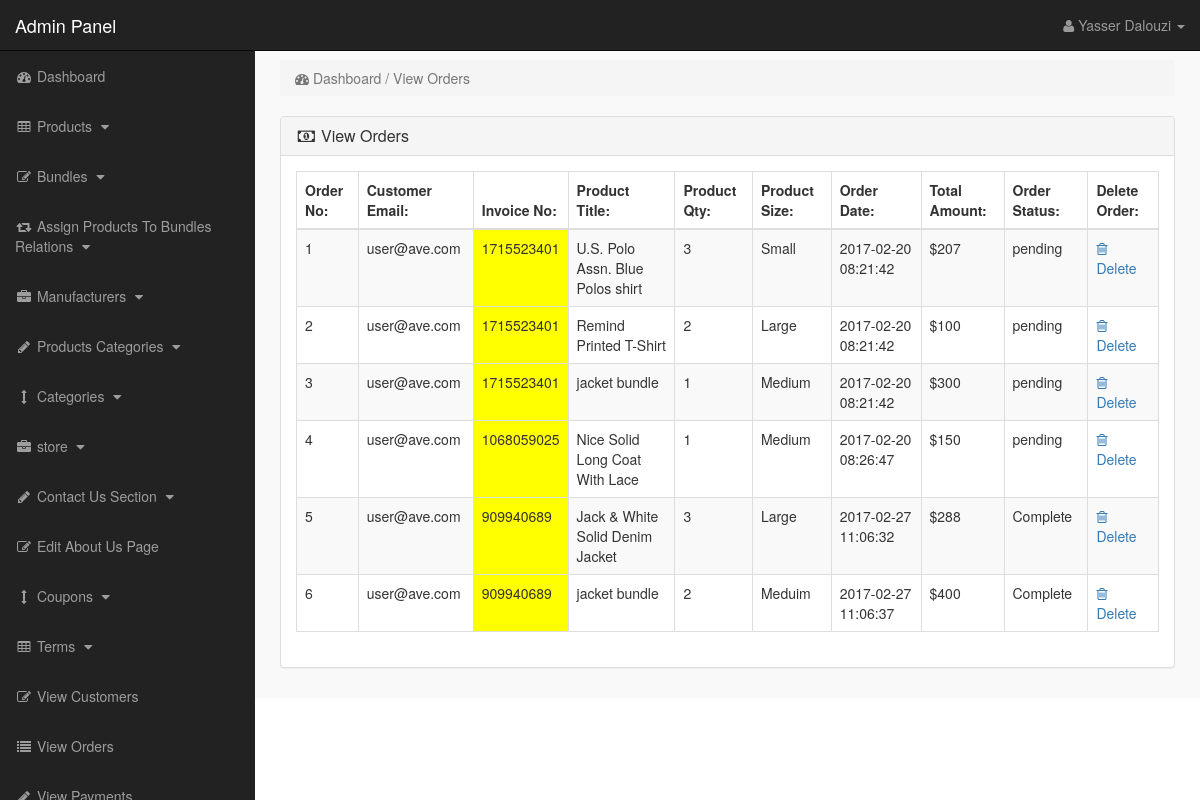
Screenshot of /admin_area/index.php?view_orders (signed in) with the database file from the repository.
### tables this page shows
CREATE TABLE `pending_orders` (
  `order_id` int(10) NOT NULL,
  `customer_id` int(10) NOT NULL,
  `invoice_no` int(10) NOT NULL,
  `product_id` text NOT NULL,
  `qty` int(10) NOT NULL,
  `size` text NOT NULL,
  `order_status` text NOT NULL
);

CREATE TABLE `customers` (
  `customer_id` int(10) NOT NULL,
  `customer_name` varchar(255) NOT NULL,
  `customer_email` varchar(255) NOT NULL,
  `customer_pass` varchar(255) NOT NULL,
  `customer_country` text NOT NULL,
  `customer_city` text NOT NULL,
  `customer_contact` varchar(255) NOT NULL,
  `customer_address` text NOT NULL,
  `customer_image` text NOT NULL,
  `customer_ip` varchar(255) NOT NULL,
  `customer_confirm_code` text NOT NULL
);

CREATE TABLE `products` (
  `product_id` int(10) NOT NULL,
  `p_cat_id` int(10) NOT NULL,
  `cat_id` int(10) NOT NULL,
  `manufacturer_id` int(10) NOT NULL,
  `date` timestamp NOT NULL DEFAULT CURRENT_TIMESTAMP ON UPDATE CURRENT_TIMESTAMP,
  `product_title` text NOT NULL,
  `product_url` text NOT NULL,
  `product_img1` text NOT NULL,
  `product_img2` text NOT NULL,
  `product_img3` text NOT NULL,
  `product_price` int(10) NOT NULL,
  `product_psp_price` int(100) NOT NULL,
  `product_desc` text NOT NULL,
  `product_features` text NOT NULL,
  `product_video` text NOT NULL,
  `product_keywords` text NOT NULL,
  `product_label` text NOT NULL,
  `status` varchar(255) NOT NULL
);

CREATE TABLE `customer_orders` (
  `order_id` int(10) NOT NULL,
  `customer_id` int(10) NOT NULL,
  `due_amount` int(100) NOT NULL,
  `invoice_no` int(100) NOT NULL,
  `qty` int(10) NOT NULL,
  `size` text NOT NULL,
  `order_date` timestamp NOT NULL DEFAULT CURRENT_TIMESTAMP ON UPDATE CURRENT_TIMESTAMP,
  `order_status` text NOT NULL
);

### admin_area/view_orders.php (the view)
<?php
if(!isset($_SESSION['admin_email'])){
echo "<script>window.open('login.php','_self')</script>";
}
else {
?>
<div class="row">
<div class="col-lg-12">
<ol class="breadcrumb">
<li class="active">
<i class="fa fa-dashboard"></i> Dashboard / View Orders
</li>
</ol>
</div>
</div>
<div class="row">
<div class="col-lg-12">
<div class="panel panel-default">
<div class="panel-heading">
<h3 class="panel-title">
<i class="fa fa-money fa-fw"></i> View Orders
</h3>
</div>
<div class="panel-body">
<div class="table-responsive">
<table class="table table-bordered table-hover table-striped">
<thead>
<tr>
<th>Order No:</th>
<th>Customer Email:</th>
<th>Invoice No:</th>
<th>Product Title:</th>
<th>Product Qty:</th>
<th>Product Size:</th>
<th>Order Date:</th>
<th>Total Amount:</th>
<th>Order Status:</th>
<th>Delete Order:</th>
</tr>
</thead>
<tbody>
<?php
$i = 0;
$get_orders = "select * from pending_orders";
$run_orders = mysqli_query($con,$get_orders);
while ($row_orders = mysqli_fetch_array($run_orders)) {
$order_id = $row_orders['order_id'];
$c_id = $row_orders['customer_id'];
$invoice_no = $row_orders['invoice_no'];
$product_id = $row_orders['product_id'];
$qty = $row_orders['qty'];
$size = $row_orders['size'];
$order_status = $row_orders['order_status'];
$get_products = "select * from products where product_id='$product_id'";
$run_products = mysqli_query($con,$get_products);
$row_products = mysqli_fetch_array($run_products);
$product_title = $row_products['product_title'];
$i++;
?>
<tr>
<td><?php echo $i; ?></td>
<td>
<?php
$get_customer = "select * from customers where customer_id='$c_id'";
$run_customer = mysqli_query($con,$get_customer);
$row_customer = mysqli_fetch_array($run_customer);
$customer_email = $row_customer['customer_email'];
echo $customer_email;
 ?>
 </td>
<td bgcolor="yellow" ><?php echo $invoice_no; ?></td>
<td><?php echo $product_title; ?></td>
<td><?php echo $qty; ?></td>
<td><?php echo $size; ?></td>
<td>
<?php
$get_customer_order = "select * from customer_orders where order_id='$order_id'";
$run_customer_order = mysqli_query($con,$get_customer_order);
$row_customer_order = mysqli_fetch_array($run_customer_order);
$order_date = $row_customer_order['order_date'];
$due_amount = $row_customer_order['due_amount'];
echo $order_date;
?>
</td>
<td>$<?php echo $due_amount; ?></td>
<td>
<?php
if($order_status=='pending'){
echo $order_status='pending';
}
else{
echo $order_status='Complete';
}
?>
</td>
<td>
<a href="index.php?order_delete=<?php echo $order_id; ?>" >
<i class="fa fa-trash-o" ></i> Delete
</a>
</td>
</tr>
<?php } ?>
</tbody>
</table>
</div>
</div>
</div>
</div>
</div>
<?php } ?>

### admin_area/includes/sidebar.php (shortened to what this page needs)
<?php
if(!isset($_SESSION['admin_email'])){
echo "<script>window.open('login.php','_self')</script>";
}
else {
?>
<nav class="navbar navbar-inverse navbar-fixed-top" >
<div class="navbar-header" >
<a class="navbar-brand" href="index.php?dashboard" >Admin Panel</a>
</div>
<ul class="nav navbar-right top-nav" >
<li class="dropdown" >
<a href="#" class="dropdown-toggle" data-toggle="dropdown" >
<i class="fa fa-user" ></i>
<?php echo $admin_name; ?> <b class="caret" ></b>
</a>
</li>
</ul>
<div class="collapse navbar-collapse navbar-ex1-collapse">
<ul class="nav navbar-nav side-nav">
<li>
<a href="index.php?dashboard">
<i class="fa fa-fw fa-dashboard"></i> Dashboard
</a>
</li>
<li>
<a href="#" data-toggle="collapse" data-target="#products">
<i class="fa fa-fw fa-table"></i> Products
<i class="fa fa-fw fa-caret-down"></i>
</a>
</li>
<li>
<a href="#" data-toggle="collapse" data-target="#bundles">
<i class="fa fa-fw fa-edit"></i> Bundles
<i class="fa fa-fw fa-caret-down"></i>
</a>
</li>
<li>
<a href="#" data-toggle="collapse" data-target="#relations">
<i class="fa fa-fw fa-retweet"></i> Assign Products To Bundles Relations
<i class="fa fa-fw fa-caret-down"></i>
</a>
</li>
<li>
<a href="#" data-toggle="collapse" data-target="#manufacturers">
<i class="fa fa-fw fa-briefcase"></i> Manufacturers
<i class="fa fa-fw fa-caret-down"></i>
</a>
</li>
<li>
<a href="#" data-toggle="collapse" data-target="#p_cat">
<i class="fa fa-fw fa-pencil"></i> Products Categories
<i class="fa fa-fw fa-caret-down"></i>
</a>
</li>
<li>
<a href="#" data-toggle="collapse" data-target="#cat">
<i class="fa fa-fw fa-arrows-v"></i> Categories
<i class="fa fa-fw fa-caret-down"></i>
</a>
</li>
<li>
<a href="#" data-toggle="collapse" data-target="#store">
<i class="fa fa-fw fa-briefcase"></i> store
<i class="fa fa-fw fa-caret-down"></i>
</a>
</li>
<li>
<a href="#" data-toggle="collapse" data-target="#contact_us">
<i class="fa fa-fw fa-pencil"> </i> Contact Us Section
<i class="fa fa-fw fa-caret-down"></i>
</a>
</li>
<li>
<a href="index.php?edit_about_us">
<i class="fa fa-fw fa-edit"></i> Edit About Us Page
</a>
</li>
<li>
<a href="#" data-toggle="collapse" data-target="#coupons">
<i class="fa fa-fw fa-arrows-v"></i> Coupons
<i class="fa fa-fw fa-caret-down"></i>
</a>
</li>
<li>
<a href="#" data-toggle="collapse" data-target="#terms" >
<i class="fa fa-fw fa-table"></i> Terms
<i class="fa fa-fw fa-caret-down"></i>
</a>
</li>
<li>
<a href="index.php?view_customers">
<i class="fa fa-fw fa-edit"></i> View Customers
</a>
</li>
<li>
<a href="index.php?view_orders">
<i class="fa fa-fw fa-list"></i> View Orders
</a>
</li>
<li>
<a href="index.php?view_payments">
<i class="fa fa-fw fa-pencil"></i> View Payments
</a>
</li>
</ul>
</div>
</nav>
<?php } ?>

### admin_area/css/style.css (style rules this page uses)
body { margin-top:100px; }
@media (min-width: 768px) { body { margin-top:50px; } }
.top-nav { padding:0 15px; }
.top-nav>li { display:inline-block; float:left; }
.top-nav>li>a { padding-top:15px; padding-bottom:15px; line-height:20px; color:#999; }
@media (min-width: 768px) { .side-nav { position:fixed; top:51px; width:255px; border-radius:0; overflow-y:auto; background-color: #222; bottom:0; overflow-x:hidden; padding-bottom:40px; } }
@media (min-width: 768px) { .side-nav>li>a { width:255px; } }
.panel-body { border-radius:5px; }

### rows the page displays
pending_orders: customer.customer_email "user@ave.com", invoice_no "1715523401", product.product_title "U.S. Polo Assn. Blue Polos shirt", qty "3", size "Small", customer_orders.order_date "2017-02-20 08:21:42", customer_orders.due_amount "207"
pending_orders: customer.customer_email "user@ave.com", invoice_no "1715523401", product.product_title "Remind Printed T-Shirt", qty "2", size "Large", customer_orders.order_date "2017-02-20 08:21:42", customer_orders.due_amount "100"
pending_orders: customer.customer_email "user@ave.com", invoice_no "1715523401", product.product_title "jacket bundle", qty "1", size "Medium", customer_orders.order_date "2017-02-20 08:21:42", customer_orders.due_amount "300"
pending_orders: customer.customer_email "user@ave.com", invoice_no "1068059025", product.product_title "Nice Solid Long Coat With Lace", qty "1", size "Medium", customer_orders.order_date "2017-02-20 08:26:47", customer_orders.due_amount "150"
pending_orders: customer.customer_email "user@ave.com", invoice_no "909940689", product.product_title "Jack & White Solid Denim Jacket", qty "3", size "Large", customer_orders.order_date "2017-02-27 11:06:32", customer_orders.due_amount "288"
pending_orders: customer.customer_email "user@ave.com", invoice_no "909940689", product.product_title "jacket bundle", qty "2", size "Meduim", customer_orders.order_date "2017-02-27 11:06:37", customer_orders.due_amount "400"

### other values shown
$admin_name "Yasser Dalouzi"
